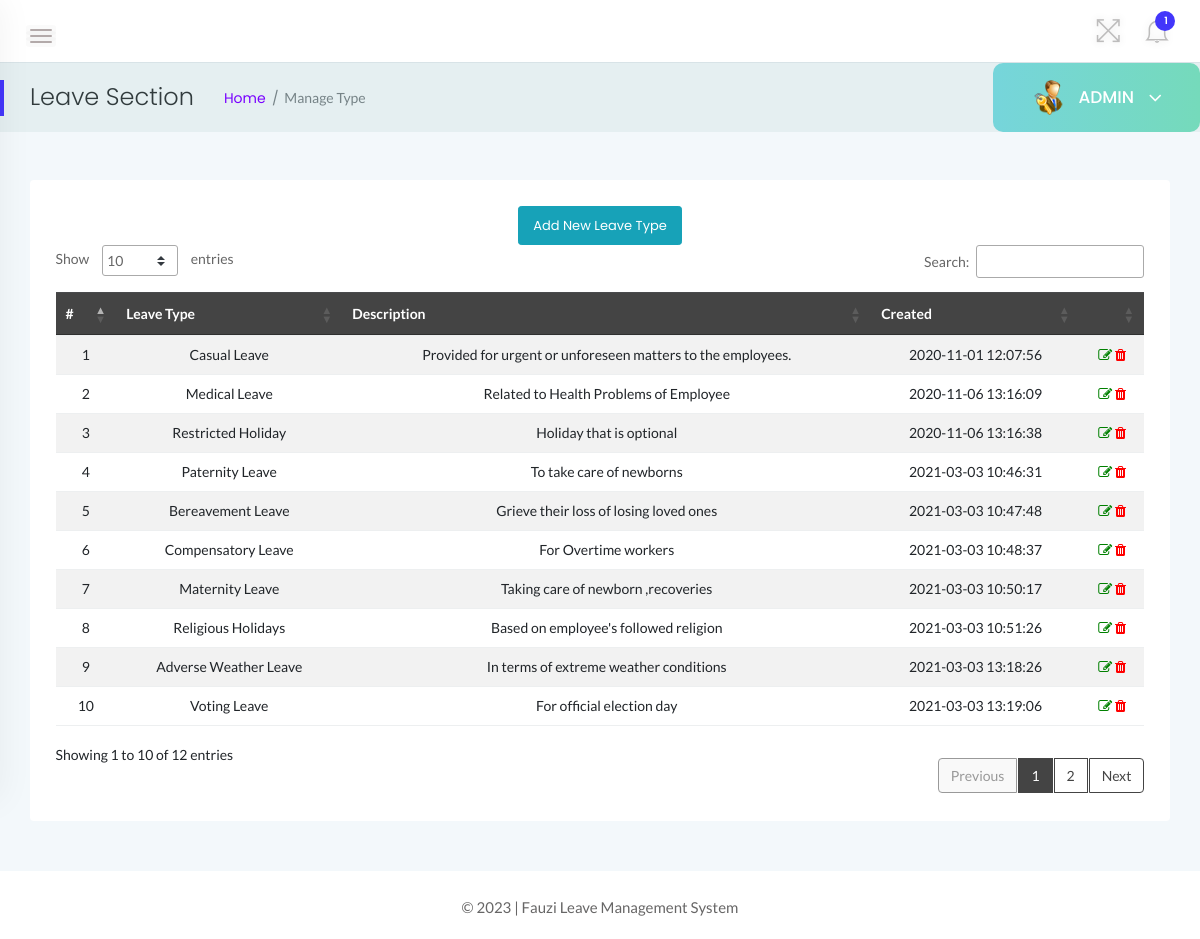
Before: /admin/leave-section.php (signed in) with the older database file.
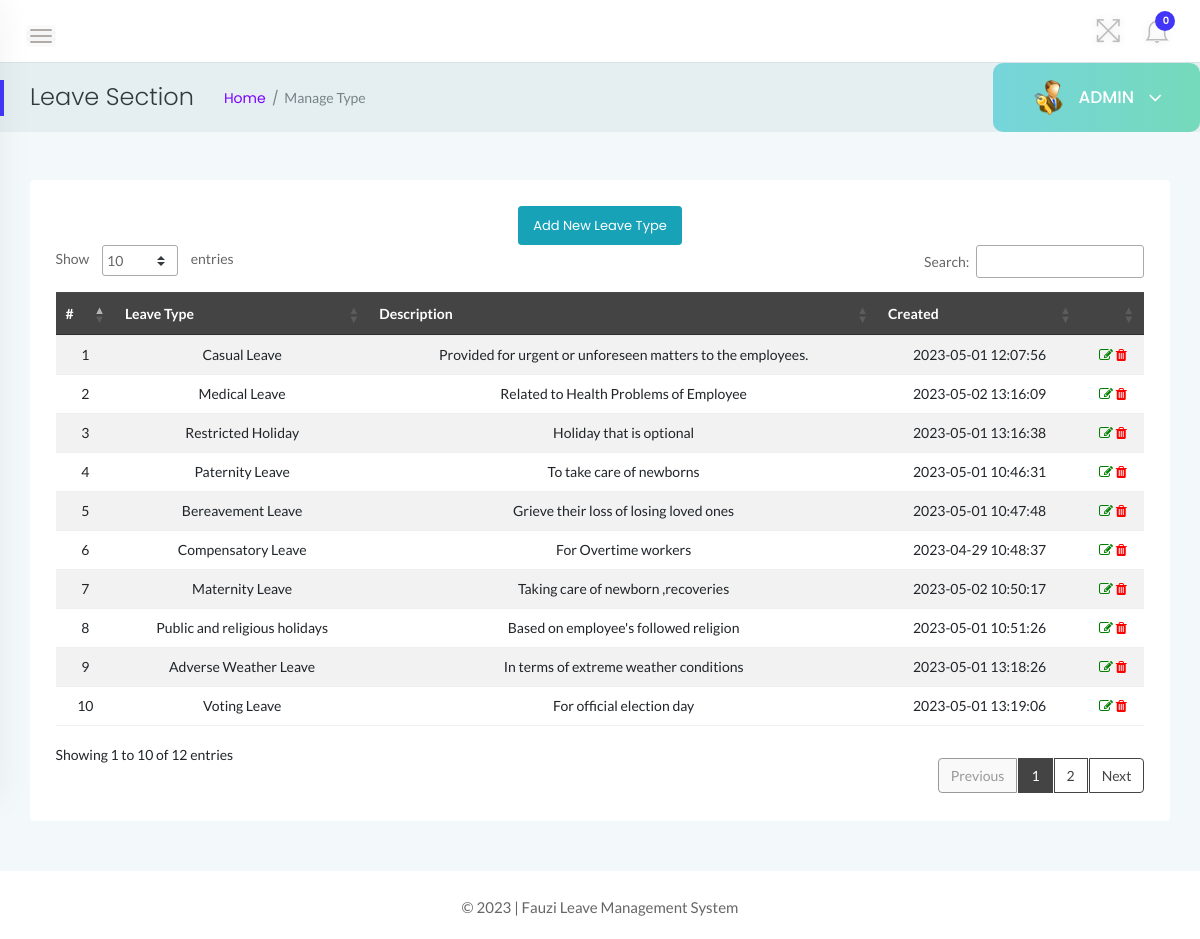
After: the same page with the newer database file.
### tables this page shows
CREATE TABLE `tblleavetype` (
  `id` int(11) NOT NULL,
  `LeaveType` varchar(200) DEFAULT NULL,
  `Description` mediumtext DEFAULT NULL,
  `CreationDate` timestamp NOT NULL DEFAULT current_timestamp()
);

### admin/leave-section.php (the view, shortened to what the changed rows need)
<?php
    include('../includes/dbconn.php');
    if(strlen($_SESSION['alogin'])==0){
    header('location:index.php');
    } else {
?>
<!doctype html>
<html class="no-js" lang="en">
<head>
    <link rel="stylesheet" href="../assets/css/bootstrap.min.css">
    <link rel="stylesheet" href="../assets/css/font-awesome.min.css">
    <link rel="stylesheet" href="../assets/css/themify-icons.css">
    <link rel="stylesheet" href="../assets/css/metisMenu.css">
    <link rel="stylesheet" href="../assets/css/owl.carousel.min.css">
    <link rel="stylesheet" href="../assets/css/slicknav.min.css">
    <link rel="stylesheet" href="https://www.amcharts.com/lib/3/plugins/export/export.css" type="text/css" media="all" />
    <link rel="stylesheet" type="text/css" href="https://cdn.datatables.net/1.10.19/css/jquery.dataTables.css">
    <link rel="stylesheet" type="text/css" href="https://cdn.datatables.net/1.10.18/css/dataTables.bootstrap4.min.css">
    <link rel="stylesheet" type="text/css" href="https://cdn.datatables.net/responsive/2.2.3/css/responsive.bootstrap.min.css">
    <link rel="stylesheet" type="text/css" href="https://cdn.datatables.net/responsive/2.2.3/css/responsive.jqueryui.min.css">
    <link rel="stylesheet" href="../assets/css/typography.css">
    <link rel="stylesheet" href="../assets/css/default-css.css">
    <link rel="stylesheet" href="../assets/css/styles.css">
    <link rel="stylesheet" href="../assets/css/responsive.css">
</head>
<body>
    <div class="page-container">
        <div class="main-content">
            <div class="header-area">
                <div class="row align-items-center">
                    <div class="col-md-6 col-sm-8 clearfix">
                        <div class="nav-btn pull-left">
                            <span></span>
                            <span></span>
                            <span></span>
                        </div>
                    </div>
                    <div class="col-md-6 col-sm-4 clearfix">
                        <ul class="notification-area pull-right">
                            <li id="full-view"><i class="ti-fullscreen"></i></li>
                            <?php include '../includes/admin-notification.php'?>
                        </ul>
                    </div>
                </div>
            </div>
            <div class="page-title-area">
                <div class="row align-items-center">
                    <div class="col-sm-6">
                        <div class="breadcrumbs-area clearfix">
                            <h4 class="page-title pull-left">Leave Section</h4>
                            <ul class="breadcrumbs pull-left">
                                <li><a href="dashboard.php">Home</a></li>
                                <li><span>Manage Type</span></li>
                            </ul>
                        </div>
                    </div>
                    <div class="col-sm-6 clearfix">
                        <div class="user-profile pull-right">
                            <img class="avatar user-thumb" src="../assets/images/admin.png" alt="avatar">
                            <h4 class="user-name dropdown-toggle" data-toggle="dropdown">ADMIN <i class="fa fa-angle-down"></i></h4>
                        </div>
                    </div>
                </div>
            </div>
            <div class="main-content-inner">
                <div class="row">
                    <div class="col-12 mt-5">
                        <div class="card">
                            <div class="card-body">
                                <div class="data-tables datatable-dark">
                                <center><a href="add-leavetype.php" class="btn btn-sm btn-info">Add New Leave Type</a></center>
                                    <table id="dataTable3" class="table table-hover table-striped text-center">
                                        <thead class="text-capitalize">
                                            <tr>
                                                <th>#</th>
                                                <th>Leave Type</th>
                                                <th>Description</th>
                                                <th>Created</th>
                                                <th></th>
                                            </tr>
                                        </thead>
                                        <tbody>
                                        <?php $sql = "SELECT * from tblleavetype";
                                        $query = $dbh -> prepare($sql);
                                        $query->execute();
                                        $results=$query->fetchAll(PDO::FETCH_OBJ);
                                        $cnt=1;
                                        if($query->rowCount() > 0)
                                        {
                                        foreach($results as $result)
                                        {               ?>
                                        <tr>
                                            <td> <?php echo htmlentities($cnt);?></td>
                                            <td><?php echo htmlentities($result->LeaveType);?></td>
                                            <td><?php echo htmlentities($result->Description);?></td>
                                            <td><?php echo htmlentities($result->CreationDate);?></td>
                                            <td><a href="edit-leaveType.php?lid=<?php echo htmlentities($result->id);?>"><i class="fa fa-edit" style="color:green"></i></a>
                                            <a href="leave-section.php?del=<?php echo htmlentities($result->id);?>" onclick="return confirm('Do you want to delete?');"> <i class="fa fa-trash" style="color:red"></i></a> </td>
                                        </tr>
                                         <?php $cnt++;} }?>
                                    </tbody>
                                    </table>
                                </div>
                            </div>
                        </div>
                    </div>
                </div>
                </div>
            </div>
            <?php include '../includes/footer.php' ?>
        </div>
</body>
</html>
<?php } ?>

### includes/admin-notification.php (shortened to what the changed rows need)
<link rel="stylesheet" href="../assets/css/styles.css">
<?php
    include 'dbconn.php';
    $isread=0;
    $sql = "SELECT id from tblleaves where IsRead=:isread";
    $query = $dbh -> prepare($sql);
    $query->bindParam(':isread',$isread,PDO::PARAM_STR);
    $query->execute();
    $unreadcount=$query->rowCount();
?>
    <li class="dropdown">
        <i class="ti-bell dropdown-toggle" data-toggle="dropdown">
            <span><?php echo htmlentities($unreadcount);?></span>
            </i>
     </li>

Changed rows visible on the page:
changed tblleavetype "Casual Leave": CreationDate "2020-11-01 12:07:56" → "2023-05-01 12:07:56"
changed tblleavetype "Medical Leave": CreationDate "2020-11-06 13:16:09" → "2023-05-02 13:16:09"
changed tblleavetype "Restricted Holiday": CreationDate "2020-11-06 13:16:38" → "2023-05-01 13:16:38"
changed tblleavetype "Paternity Leave": CreationDate "2021-03-03 10:46:31" → "2023-05-01 10:46:31"
changed tblleavetype "Bereavement Leave": CreationDate "2021-03-03 10:47:48" → "2023-05-01 10:47:48"
changed tblleavetype "Compensatory Leave": CreationDate "2021-03-03 10:48:37" → "2023-04-29 10:48:37"
changed tblleavetype "Maternity Leave": CreationDate "2021-03-03 10:50:17" → "2023-05-02 10:50:17"
changed tblleavetype "Based on employee's followed religion": LeaveType "Religious Holidays" → "Public and religious holidays"; CreationDate "2021-03-03 10:51:26" → "2023-05-01 10:51:26"
changed tblleavetype "Adverse Weather Leave": CreationDate "2021-03-03 13:18:26" → "2023-05-01 13:18:26"
changed tblleavetype "Voting Leave": CreationDate "2021-03-03 13:19:06" → "2023-05-01 13:19:06"
Other visible differences:
$unreadcount: "1" → "0"
